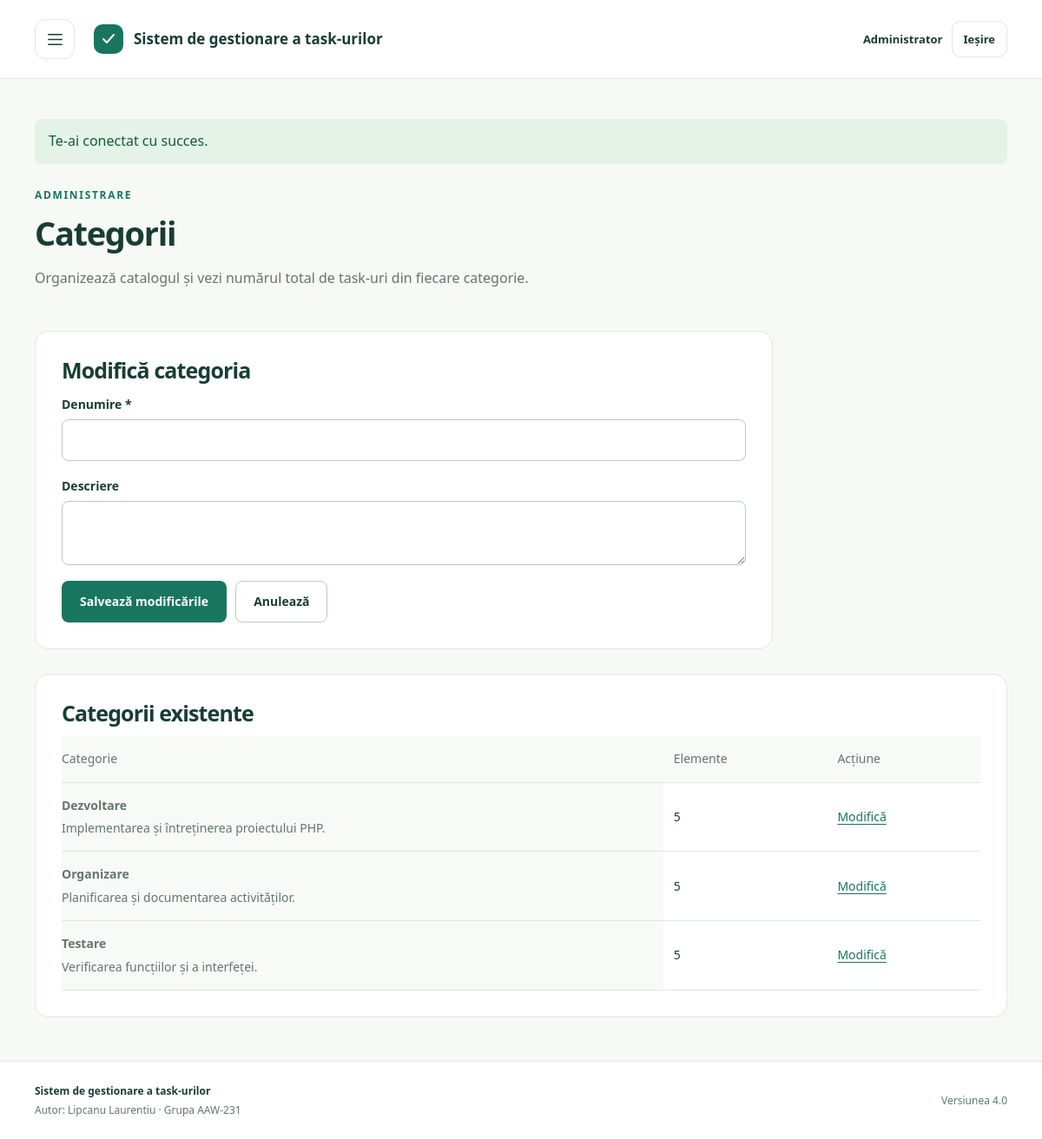
The app's page /taskuri_lipcanu_laurentiu/pagini/categorii.php (signed in) with its own data.
### tables this page shows
CREATE TABLE users (
    id INT UNSIGNED AUTO_INCREMENT PRIMARY KEY,
    name VARCHAR(100) NOT NULL,
    email VARCHAR(190) NOT NULL UNIQUE,
    password_hash VARCHAR(255) NOT NULL,
    role ENUM('user', 'admin') NOT NULL DEFAULT 'user'
);

CREATE TABLE categories (
    id INT UNSIGNED AUTO_INCREMENT PRIMARY KEY,
    name VARCHAR(100) NOT NULL UNIQUE,
    description VARCHAR(500) NOT NULL DEFAULT ''
);

### taskuri_lipcanu_laurentiu/config.php (called while the page is built, shortened)
<?php
$director = str_replace('\\', '/', dirname($_SERVER['SCRIPT_NAME'] ?? '/index.php'));
$caleBaza = rtrim(basename($director) === 'pagini' ? dirname($director) : $director, '/.');
function url(string $pagina = 'index.php', array $query = []): string {
    global $caleBaza;
    return $caleBaza . '/' . ltrim($pagina, '/') . ($query ? '?' . http_build_query($query) : '');
}
function db(): PDO {
    static $pdo;
    if (!$pdo) {
        $c = require __DIR__ . '/db-config.php';
        $dsn = "mysql:host={$c['host']};port={$c['port']};dbname={$c['name']};charset=utf8mb4";
        $pdo = new PDO($dsn, $c['user'], $c['password'], [
            PDO::ATTR_ERRMODE => PDO::ERRMODE_EXCEPTION,
            PDO::ATTR_DEFAULT_FETCH_MODE => PDO::FETCH_ASSOC,
            PDO::ATTR_EMULATE_PREPARES => false,
        ]);
    }
    return $pdo;
}
function query(string $sql, array $values = []): PDOStatement {
    $stmt = db()->prepare($sql);
    $stmt->execute($values);
    return $stmt;
}
function e(string|int|null $text): string {
    return htmlspecialchars((string) $text, ENT_QUOTES | ENT_SUBSTITUTE, 'UTF-8');
}
function user(): ?array {
    if (array_key_exists('authUser', $GLOBALS)) return $GLOBALS['authUser'];
    $id = $_SESSION['user_id'] ?? null;
    return $GLOBALS['authUser'] = $id ? (query('SELECT id, name, email, role FROM users WHERE id = ?', [$id])->fetch() ?: null) : null;
}
function requireUser(): array {
    $u = user();
    return $u;
}
function requireAdmin(): array {
    $u = requireUser();
    return $u;
}

### taskuri_lipcanu_laurentiu/pagini/categorii.php (the view, shortened to what this page needs)
<?php
require_once dirname(__DIR__) . '/config.php';
requireAdmin();
$id = isset($_GET['edit']) ? idFrom($_GET['edit']) : null;
$category = $id ? query('SELECT name, description FROM categories WHERE id=?', [$id])->fetch() : null;
$name = $category['name'] ?? '';
$description = $category['description'] ?? '';
$errors = [];
$categories = query('SELECT c.id, c.name, c.description, COUNT(i.id) AS item_count
    FROM categories c LEFT JOIN items i ON i.category_id=c.id GROUP BY c.id, c.name, c.description ORDER BY c.name')->fetchAll();
require dirname(__DIR__) . '/header.php';
?>
<div class="page-intro"><p class="eyebrow">Administrare</p><h1>Categorii</h1><p>Organizează catalogul și vezi numărul total de task-uri din fiecare categorie.</p></div>
<section id="editor" class="content-panel demo-form-panel"><h2><?= $id ? 'Modifică categoria' : 'Adaugă o categorie' ?></h2>
<form method="post" class="field-form" novalidate>
    <div class="field"><label for="name">Denumire *</label><input id="name" name="name" maxlength="100" value="<?= e($name) ?>" required><?php formError($errors, 'name'); ?></div>
    <div class="field"><label for="description">Descriere</label><textarea id="description" name="description" maxlength="500" rows="2"><?= e($description) ?></textarea><?php formError($errors, 'description'); ?></div>
    <div class="form-actions"><button class="button primary" type="submit"><?= $id ? 'Salvează modificările' : 'Adaugă categoria' ?></button><?php if ($id): ?><a class="button secondary" href="<?= e(url('pagini/categorii.php')) ?>">Anulează</a><?php endif; ?></div>
</form>
</section>
<section class="content-panel"><h2>Categorii existente</h2>
    <div class="table-wrap"><table><thead><tr><th scope="col">Categorie</th><th scope="col">Elemente</th><th scope="col">Acțiune</th></tr></thead>
    <tbody><?php foreach ($categories as $c): ?><tr data-category-id="<?= e($c['id']) ?>"><th scope="row"><strong><?= e($c['name']) ?></strong><small class="quiet cell-note"><?= e($c['description']) ?></small></th><td><?= e($c['item_count']) ?></td><td><a class="table-link" href="<?= e(url('pagini/categorii.php', ['edit' => $c['id']])) ?>#editor">Modifică</a></td></tr><?php endforeach; ?></tbody></table></div>
</section>
<?php require dirname(__DIR__) . '/footer.php'; ?>

### taskuri_lipcanu_laurentiu/header.php (shortened to what this page needs)
<?php
require_once __DIR__ . '/config.php';
if (!array_key_exists('headerUser', get_defined_vars())) $headerUser = user();
$mesajFlash = $_SESSION['flash'] ?? null;
?>
<!DOCTYPE html>
<html lang="ro">
<head>
    <link rel="stylesheet" href="<?= e(url('style.css', ['v' => VERSIUNE_APLICATIE])) ?>">
</head>
<body>
<div class="page-shell">
<header class="site-header">
    <div class="header-inner">
        <button class="icon-button menu-toggle" type="button" id="deschide-meniu" aria-label="Deschide meniul" aria-controls="meniu-lateral" aria-expanded="false"><svg viewBox="0 0 24 24" aria-hidden="true"><path d="M4 6h16M4 12h16M4 18h16"/></svg></button>
        <a href="<?= e(url()) ?>" class="brand"><span class="brand-mark" aria-hidden="true"><svg viewBox="0 0 24 24"><path d="m6 12 4 4 8-9"/></svg></span><span><?= e(DENUMIRE_PROIECT) ?></span></a>
        <?php if ($headerUser): ?>
        <div class="account">
            <span><?= e($headerUser['role'] === 'admin' ? 'Administrator' : $headerUser['name']) ?></span>
            <form method="post" action="<?= e(url('pagini/deconectare.php')) ?>">
                <button type="submit" class="role-switch">Ieșire</button>
            </form>
        </div>
        <?php else: ?>
            <a href="<?= e(url('pagini/conectare.php')) ?>" class="role-switch">Conectare</a>
        <?php endif; ?>
    </div>
</header>
<main id="continut" class="main-content">
<?php if ($mesajFlash): ?>
    <p class="notice <?= e($mesajFlash[1]) ?>" role="status"><?= e($mesajFlash[0]) ?></p>
<?php endif; ?>

### taskuri_lipcanu_laurentiu/style.css (style rules this page uses)
:root { --ink:#183d35; --muted:#64766e; --green:#18765e; --light:#eaf3ee; --line:#dfe7e0; --paper:#f7f9f5; }
* { box-sizing:border-box; }
body { margin:0; color:var(--ink); background:var(--paper); font:16px/1.6 system-ui,-apple-system,"Segoe UI",sans-serif; }
button,input { font:inherit; }
button,a { -webkit-tap-highlight-color:transparent; }
button { cursor:pointer; }
a { color:inherit; }
.page-shell { min-height:100vh; display:flex; flex-direction:column; }
.site-header { background:#fff; border-bottom:1px solid var(--line); }
.header-inner { max-width:1184px; margin:auto; min-height:90px; display:flex; align-items:center; gap:22px; padding:16px 32px; }
.icon-button { width:46px; height:46px; display:inline-flex; align-items:center; justify-content:center; background:#fff; border:1px solid var(--line); border-radius:12px; color:var(--ink); text-decoration:none; font-size:27px; line-height:1; flex-shrink:0; }
.icon-button svg { width:23px; height:23px; fill:none; stroke:currentColor; stroke-width:1.6; stroke-linecap:round; stroke-linejoin:round; }
.brand { display:flex; align-items:center; gap:12px; text-decoration:none; font-size:17px; font-weight:650; line-height:1.25; }
.brand-mark { width:34px; height:34px; display:grid; place-items:center; background:var(--green); color:white; border-radius:10px; flex-shrink:0; }
.brand-mark svg { width:24px; height:24px; stroke:currentColor; stroke-width:2; fill:none; stroke-linecap:round; stroke-linejoin:round; }
.main-content { flex:1; width:100%; max-width:1184px; margin:0 auto; padding:32px; }
h1,h2,h3 { line-height:1.17; letter-spacing:-.035em; margin:0; }
h1 { font-size:clamp(32px,4.3vw,48px); font-weight:650; }
h2 { font-size:25px; font-weight:650; }
p { margin:0 0 14px; }
.eyebrow { font-size:12px; text-transform:uppercase; letter-spacing:.14em; font-weight:700; color:var(--green); margin:0 0 12px; }
.quiet { color:var(--muted); font-size:14px; }
.button { display:inline-flex; align-items:center; justify-content:center; gap:22px; min-height:46px; padding:12px 20px; font-size:14px; font-weight:600; border:1px solid transparent; border-radius:8px; text-decoration:none; }
.primary { background:var(--green); color:#fff; }
.overview,.content-panel { margin-top:28px; padding:30px; background:#fff; border:1px solid var(--line); border-radius:16px; }
.table-wrap { overflow-x:auto; }
table { width:100%; border-collapse:collapse; font-size:14px; }
th { font-weight:500; color:var(--muted); background:#f8faf7; text-align:left; }
td,th { padding:15px 12px; border-bottom:1px solid var(--line); }
th:first-child,td:first-child { padding-left:0; }
.page-intro { padding:12px 0 5px; max-width:750px; }
.page-intro h1 { margin-bottom:18px; font-size:38px; }
.page-intro>p:last-child { color:var(--muted); }
.role-switch { display:inline-flex; align-items:center; gap:8px; margin-left:auto; padding:8px 13px; min-height:42px; border:1px solid var(--line); border-radius:10px; background:#fff; color:var(--ink); font-weight:650; font-size:13px; text-decoration:none; }
.content-panel > h2 { margin-bottom:12px; }
.demo-form-panel { max-width:850px; }
.field-form { display:grid; gap:18px; margin-top:14px; }
.field { display:grid; align-content:start; gap:6px; min-width:0; }
.field label { font-weight:650; font-size:14px; }
.field input,.field select,.field textarea { width:100%; min-height:44px; padding:10px 12px; border:1px solid #b9cbbf; border-radius:8px; background:#fff; color:var(--ink); font:inherit; }
.field textarea { resize:vertical; }
.field-form .button { justify-self:start; }
.form-actions { display:flex; align-items:center; flex-wrap:wrap; gap:10px; grid-column:1/-1; }
.button.secondary { border-color:#b9cbbf; color:var(--ink); background:#fff; }
.notice { padding:13px 16px; margin:14px 0; border-radius:8px; background:#eef3ef; color:var(--ink); }
.notice.success { background:#e4f2e8; color:#155a40; }
.table-link { color:var(--green); text-underline-offset:3px; }
.account { margin-left:auto; display:flex; align-items:center; gap:10px; font-size:13px; font-weight:650; }
.account .role-switch { cursor:pointer; }
.cell-note { display:block; margin-top:4px; }

### records on screen
users: role "Administrator"
categories: name "Dezvoltare", description "Implementarea și întreținerea proiectului PHP.", item_count "5"
categories: name "Organizare", description "Planificarea și documentarea activităților.", item_count "5"
categories: name "Testare", description "Verificarea funcțiilor și a interfeței.", item_count "5"

### other values on screen
DENUMIRE_PROIECT "Sistem de gestionare a task-urilor"
$mesajFlash[0] "Te-ai conectat cu succes."
AUTOR "Lipcanu Laurentiu"
GRUPA "AAW-231"
VERSIUNE_APLICATIE "4.0"
